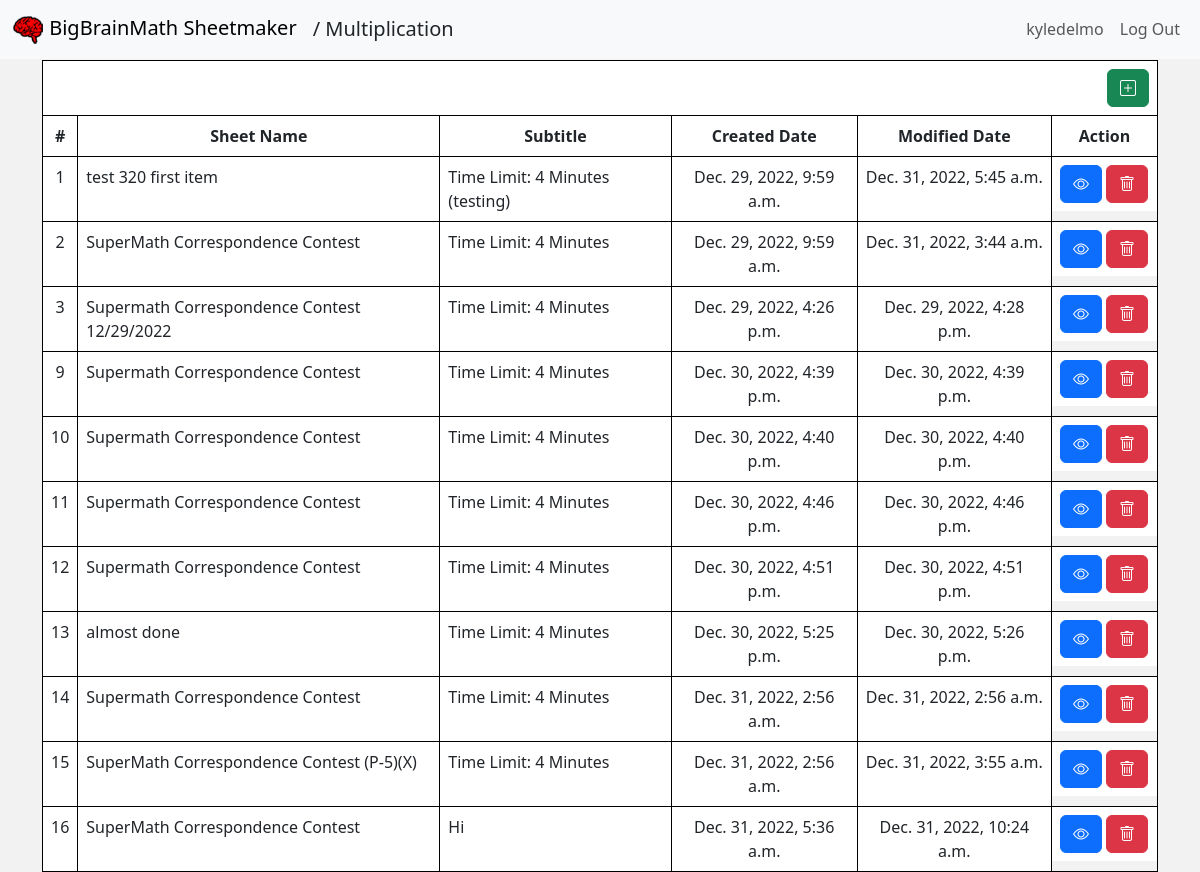
The page /multiplication (signed in) on the database as committed earlier.
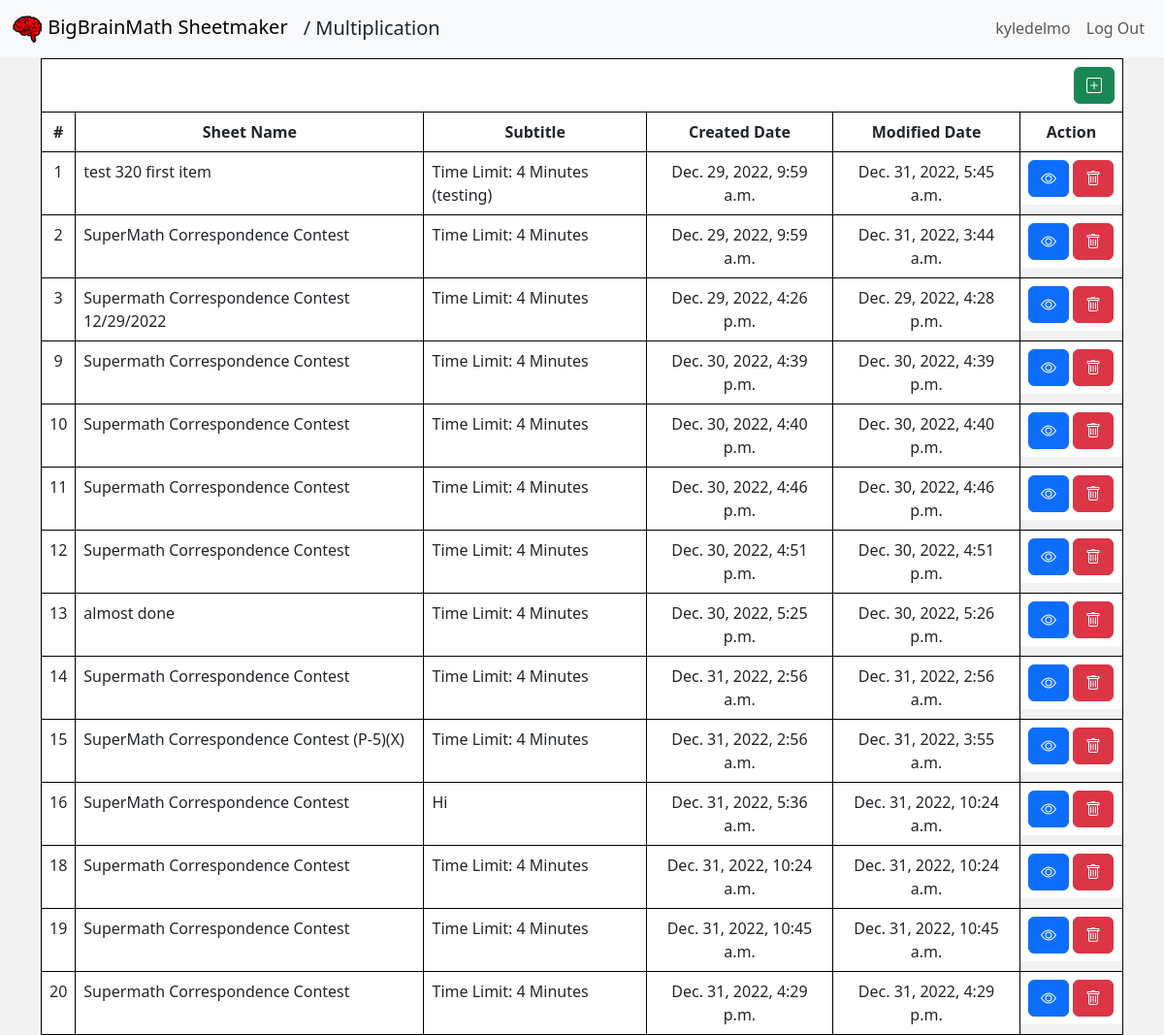
The same page on the database as committed later.
### sheetmaker/models.py (models this page shows)
class User(AbstractUser):
    pass

class Sheet(models.Model):
    user_id = models.PositiveIntegerField()
    sheet_name = models.CharField(max_length=50, default="Supermath Correspondence Contest")
    sheet_subname = models.CharField(max_length=50, default="Time Limit: 4 Minutes")
    problem_data = models.JSONField()
    sheet_type = models.CharField(max_length=20)
    created = models.DateTimeField(default=datetime.utcnow())
    modified = models.DateTimeField(default=datetime.utcnow())

### sheetmaker/views.py (the view)
# urls.py: path('multiplication', views.multiplication, name='multiplication'),
@login_required(login_url="/login")
def multiplication(request):
    sheets = Sheet.objects.filter(sheet_type="multiplication", user_id=request.user.id)
    return render(request, "sheetmaker/sheet.html", {
        "sheet_type": "Multiplication",
        "sheets": sheets
    })

### sheetmaker/templates/sheetmaker/sheet.html (shortened to what this page needs)
{% extends "sheetmaker/layout.html" %}
{% load tz %}
{% load custom_tags %}
{% block subtitle %}
    <span class="sub-title">/&nbsp;{{ sheet_type }}</span>
{% endblock %}
{% block body %}
    <div class="problem-sheet">
        {% if sheet_type == "Multiplication" %}
            <table class="table table-hover">
                <thead>
                    <tr>
                        <th colspan="6" class="create-col">
                            <div>
                                <form action="{% url 'createMultiplication' %}" method="POST">
                                    <button type="submit" class="btn btn-success">
                                        <i class="bi bi-plus-square"></i>
                                    </button>
                                </form>
                            </div>
                        </th>
                    </tr>
                    <tr>
                        <th scope="col">#</th>
                        <th scope="col">Sheet Name</th>
                        <th scope="col">Subtitle</th>
                        <th scope="col">Created Date</th>
                        <th scope="col">Modified Date</th>
                        <th scope="col" class="action-col">Action</th>
                    </tr>
                </thead>
                <tbody>
                    {% for sheet in sheets %}
                    <tr>
                        <td>{{ sheet.id }}</td>
                        <td class="text-start">{{ sheet.sheet_name }}</td>
                        <td class="text-start">{{ sheet.sheet_subname }}</td>
                        {% localtime on %}
                            <td class="datetime">{{ sheet.created }}</td>
                            <td class="datetime">{{ sheet.modified }}</td>
                        {% endlocaltime %}
                        <td class="action-col">
                            <a href="/multiplication/{{ sheet.id }}/view" class="btn btn-primary">
                                <i class="bi bi-eye"></i>
                            </a>
                            <form action="{% url 'deleteMultiplication' %}" method="POST">
                                <button type="submit" class="btn btn-danger">
                                    <i class="bi bi-trash"></i>
                                </button>
                            </form>
                        </td>
                    {% endfor %}
                </tbody>
            </table>
        {% endif %}
    </div>
{% endblock %}

### sheetmaker/templates/sheetmaker/layout.html (shortened to what this page needs)
{% load static %}
<!DOCTYPE html>
<html lang="en">
<head>
    <link href="https://cdn.jsdelivr.net/npm/bootstrap@5.3.0-alpha1/dist/css/bootstrap.min.css" rel="stylesheet"
 />
    <link rel="stylesheet" href="https://cdn.jsdelivr.net/npm/bootstrap-icons@1.9.1/font/bootstrap-icons.css" />
    <link rel="stylesheet" href="https://cdnjs.cloudflare.com/ajax/libs/animate.css/4.1.1/animate.min.css" />
    <link href="{% static 'sheetmaker/styles.css' %}" rel="stylesheet" />
</head>
<body>
    <div class="main container">
        <nav class="navbar fixed-top navbar-expand-lg bg-body-tertiary">
            <div class="container-fluid">
                <a class="navbar-brand" href="{% url 'index' %}">
                    <img src="{% static 'sheetmaker/images/supersmallmath32.png' %}">
                    <span>BigBrainMath Sheetmaker</span>
                </a>
                <div>{% block subtitle %}{% endblock %}</div>
                <div class="collapse navbar-collapse justify-content-end" id="navbarNav">
                    <ul class="navbar-nav">
                        {% if not user.is_authenticated %}
                        <li class="nav-item user-label">
                            <a class="nav-link" href="{% url 'login' %}">Log In</a>
                        </li>
                        <li class="nav-item user-label">
                            <a class="nav-link" href="{% url 'register' %}">Register</a>
                        </li>
                        {% else %}
                        <li class="nav-item user-label">
                            <a class="nav-link">{{ user.username }}</a>
                        </li>
                        <li class="nav-item user-label">
                            <a class="nav-link" href="{% url 'logout' %}">Log Out</a>
                        </li>
                        {% endif %}
                    </ul>
                </div>
            </div>
        </nav>
        {% block body %}
        {% endblock %}
    </div>
</body>
</html>

### sheetmaker/static/sheetmaker/styles.css (style rules this page uses)
html, body { margin: 0; min-height: 100%; background-color: #f2f2f2; }
.main { height: 100vh; --webkit-user-select: none; user-select: none; }
.user-label { justify-content: right }
.sub-title { font-size: var(--bs-navbar-brand-font-size); }
.problem-sheet { text-align: center; margin-top: 60px; }
.problem-sheet table.table thead tr th.create-col { text-align: right; }
.problem-sheet table.table thead tr th.action-col, .problem-sheet table.table tbody tr td.action-col { width: 105px; }
.problem-sheet table.table tbody tr td.action-col { display: flex; flex-direction: row; box-shadow: none; border: none; align-items: center; gap: 0.25em; }
table, th, td, tr { border:1px solid black; }

Rows that differ between the two databases and show on the page:
added Sheet: id "18", sheet_name "Supermath Correspondence Contest", sheet_subname "Time Limit: 4 Minutes", created "Dec. 31, 2022, 10:24 a.m.", modified "Dec. 31, 2022, 10:24 a.m."
added Sheet: id "19", sheet_name "Supermath Correspondence Contest", sheet_subname "Time Limit: 4 Minutes", created "Dec. 31, 2022, 10:45 a.m.", modified "Dec. 31, 2022, 10:45 a.m."
added Sheet: id "20", sheet_name "Supermath Correspondence Contest", sheet_subname "Time Limit: 4 Minutes", created "Dec. 31, 2022, 4:29 p.m.", modified "Dec. 31, 2022, 4:29 p.m."
